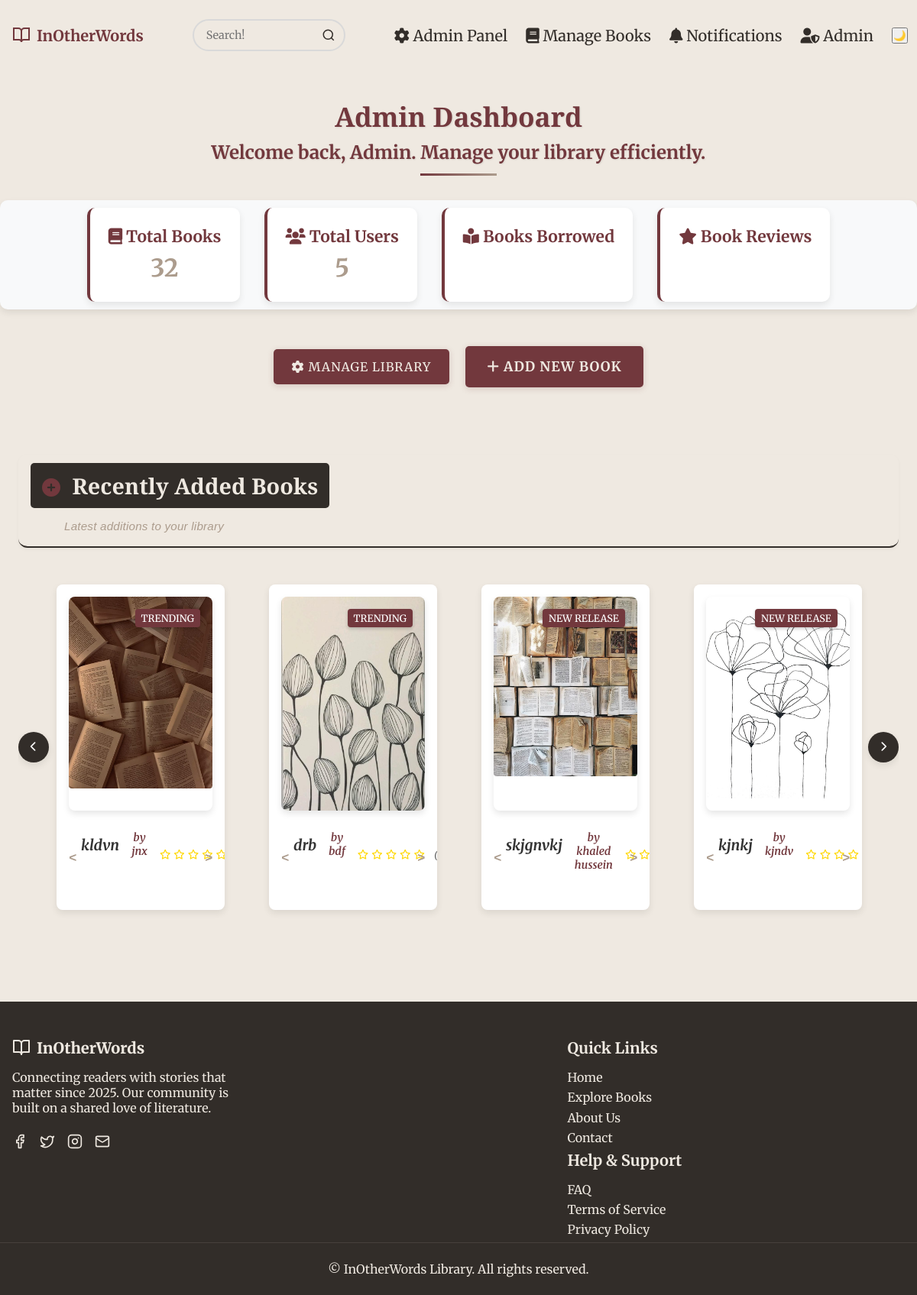
Page /library-admin/books/ (signed in) on the committed database.
### books/models.py (models this page shows, shortened)
class Book(models.Model):
    BADGE_CHOICES = [
        ('new', 'New Release'),
        ('trending', 'Trending'),
        ('bestseller', 'Bestseller'),
        ('sale', 'On Sale'),
    ]
    title = models.CharField(max_length=200)
    author = models.CharField(max_length=200)
    description = models.TextField()
    isbn = models.CharField(max_length=13, unique=True, null=True, blank=True)
    price = models.DecimalField(max_digits=10, decimal_places=2, default=Decimal('0.00'))
    stock = models.IntegerField(default=0)
    image = models.ImageField(upload_to='books/', null=True, blank=True)
    created_at = models.DateTimeField(auto_now_add=True)
    updated_at = models.DateTimeField(auto_now=True, null=True)
    badge = models.CharField(max_length=20, choices=BADGE_CHOICES, null=True, blank=True)
    genres = models.ManyToManyField(Genre, related_name='books')
    total_borrows = models.IntegerField(default=0)
    average_rating = models.FloatField(default=0.0)

### books/views.py (the view, shortened to what this page needs)
# urls.py: path('', views.admin_book_management, name='admin_book_management'),  # Changed to be the main admin view
@login_required
@user_passes_test(is_admin)
def admin_book_management(request):
    all_books = Book.objects.all()
    new_releases = all_books.filter(badge='new-release')[:10]
    trending_books = all_books.filter(badge='trending')[:10]
    bestsellers = all_books.filter(badge='bestseller')[:10]
    coming_soon = all_books.filter(badge='coming-soon')[:10]
    highly_rated = all_books.filter(average_rating__gte=4.5).order_by('-average_rating')[:10]
    fiction_books = all_books.filter(genres__name='Fiction').distinct()[:10]
    fantasy_books = all_books.filter(genres__name='Fantasy').distinct()[:10]
    thriller_books = all_books.filter(genres__name='Thriller').distinct()[:10]
    total_books = all_books.count()
    borrowed_count = BorrowedBook.objects.filter(return_date__isnull=True).count()
    total_users = User.objects.filter(is_staff=False).count()
    recent_additions = all_books.order_by('-created_at')[:5]
    recent_borrows = BorrowedBook.objects.filter(is_returned=False).order_by('-borrow_date')[:5]
    recent_returns = BorrowedBook.objects.filter(is_returned=True).order_by('-return_date')[:5]
    notifications = Notification.objects.filter(
        Q(recipient=request.user) | Q(recipient__isnull=True, notification_type='global')
    ).order_by('-created_at')[:10]
    try:
        import os
        import re
        from django.conf import settings
        data_js_path = os.path.join(settings.BASE_DIR, 'Static', 'js', 'data.js')
    except Exception as e:
        print(f"Error loading book cover paths: {str(e)}")
    context = {
        'total_books': total_books,
        'borrowed_count': borrowed_count,
        'total_users': total_users,
        'recent_additions': recent_additions,
        'recent_borrows': recent_borrows,
        'recent_returns': recent_returns,
        'new_releases': new_releases,
        'trending_books': trending_books,
        'bestsellers': bestsellers,
        'coming_soon': coming_soon,
        'highly_rated': highly_rated,
        'fiction_books': fiction_books,
        'fantasy_books': fantasy_books,
        'thriller_books': thriller_books,
        'all_books': all_books[:20],  # Limit to first 20 books for performance
        'notifications': notifications,
    }
    return render(request, 'HomePage-admin.html', context)

### books/views.py (called while the page is built)
def is_admin(user):
    return user.is_staff

### Templates/HomePage-admin.html (shortened to what this page needs)
{% load static %}<!DOCTYPE html><html lang="en">  <head>    <link rel="stylesheet" href="{% static 'css/HomePage-admin.css' %}" />    <link rel="stylesheet" href="{% static 'css/Navbar_Footer.css' %}" />    <link rel="stylesheet" href="{% static 'css/notifications.css' %}" />    <link rel="stylesheet" href="{% static 'css/book-card.css' %}" />    <link      rel="stylesheet"      href="https://cdnjs.cloudflare.com/ajax/libs/font-awesome/6.0.0/css/all.min.css"    />      </head>  <body>    <div id="data-book" data-books=""></div>    <div id="results"></div>
    <nav class="navbar">
      <div class="nav-container">
        <div class="nav-logo">
          <svg
            width="24"
            height="24"
            viewBox="0 0 24 24"
            fill="none"
            stroke="currentColor"
            stroke-width="2"
          >
            <path d="M2 3h6a4 4 0 0 1 4 4v14a3 3 0 0 0-3-3H2z"></path>
            <path d="M22 3h-6a4 4 0 0 0-4 4v14a3 3 0 0 1 3-3h7z"></path>
          </svg>
          <span>InOtherWords</span>
        </div>
        <div class="nav-search">
          <form id="searchForm">
            <input
              id="searchBar"
              type="text"
              placeholder="Search!"
              aria-label="Search books"
            />
            <button type="submit" aria-label="Search">
              <svg
                width="18"
                height="18"
                viewBox="0 0 24 24"
                fill="none"
                stroke="currentColor"
                stroke-width="2"
              >
                <circle cx="11" cy="11" r="8"></circle>
                <path d="M21 21l-4.35-4.35"></path>
              </svg>
            </button>
          </form>
        </div>
        <div class="nav-menu">
          <div class="dropdown">
            <a href="{% url 'admin:index' %}" class="nav-link">
              <i class="fas fa-cog"></i> Admin Panel
            </a>
          </div>
          <div class="dropdown">
            <a href="{% url 'books_admin:list_books' %}" class="nav-link">
              <i class="fas fa-book"></i> Manage Books
            </a>
          </div>
          <div class="dropdown">
            <a href="{% url 'admin-notifications' %}" class="nav-link">
              <i class="fas fa-bell"></i> Notifications
            </a>
          </div>
          <div class="dropdown">
            <a href="{% url 'profile' %}" class="nav-link">
              <i class="fas fa-user-shield"></i> {{ user.first_name|default:user.username|title }}
            </a>
          </div>
          <button id="theme" aria-label="Toggle theme">🌙</button>
        </div>
      </div>
    </nav>
    <main class="main-content">
      <div class="container">
        <center>
          <h1>
            Admin Dashboard
            <span style="display: block; font-size: 1.5rem; margin-top: 0.5rem;">Welcome back, {{ user.first_name|default:user.username|title }}. Manage your library efficiently.</span>
          </h1>
        </center>
        <div class="dashboard-stats">
          <div class="stat-card">
            <h3><i class="fas fa-book"></i> Total Books</h3>
            <div class="stat-number">{{ total_books }}</div>
          </div>
          <div class="stat-card">
            <h3><i class="fas fa-users"></i> Total Users</h3>
            <div class="stat-number">{{ total_users }}</div>
          </div>
          <div class="stat-card">
            <h3><i class="fas fa-book-reader"></i> Books Borrowed</h3>
          </div>
          <div class="stat-card">
            <h3><i class="fas fa-star"></i> Book Reviews</h3>
          </div>
        </div>
        <center style="margin: 2rem 0;">
          <a href="{% url 'books_admin:list_books' %}" class="manage-books-btn">
            <i class="fas fa-cog"></i> Manage Library
          </a>
          <a href="/library-admin/books/add/" class="manage-books-btn add-book" style="margin-left: 1rem; font-weight: bold; font-size: 1.1rem; padding: 1rem 1.8rem;">
            <i class="fas fa-plus"></i> Add New Book
          </a>
        </center>
      </div>
      <div id="book-carousels-container">
        <div class="section-wrapper">
          <div class="section-header">
            <h2><i class="fas fa-plus-circle"></i> Recently Added Books</h2>
            <p class="section-subtitle">Latest additions to your library</p>
          </div>
          {% if recent_additions %}
          <div class="book-carousel">
            <button class="carousel-nav prev" aria-label="Previous"><i class="fas fa-chevron-left"></i></button>
            <div class="carousel-track">
              {% for book in recent_additions %}
                {% include 'includes/book_card.html' with book=book show_admin_actions=True %}
              {% endfor %}
            </div>
            <button class="carousel-nav next" aria-label="Next"><i class="fas fa-chevron-right"></i></button>
          </div>
          {% else %}
          <div class="no-books-message">
            <p>No books have been added yet.</p>
          </div>
          {% endif %}
        </div>
      </div>
    </main>
    <footer class="footer">
      <div class="footer-content">
        <div class="footer-brand">
          <div class="footer-logo">
            <svg width="24" height="24" viewBox="0 0 24 24" fill="none" stroke="currentColor" stroke-width="2" stroke-linecap="round" stroke-linejoin="round">
              <path d="M2 3h6a4 4 0 0 1 4 4v14a3 3 0 0 0-3-3H2z"></path>
              <path d="M22 3h-6a4 4 0 0 0-4 4v14a3 3 0 0 1 3-3h7z"></path>
            </svg>
            <span>InOtherWords</span>
          </div>
          <p>Connecting readers with stories that matter since <span class="current-year">2025</span>. Our community is built on a shared love of literature.</p>
          <div class="social-links">
            <a href="#" aria-label="Facebook">
              <svg width="20" height="20" viewBox="0 0 24 24" fill="none" stroke="currentColor" stroke-width="2" stroke-linecap="round" stroke-linejoin="round">
                <path d="M18 2h-3a5 5 0 0 0-5 5v3H7v4h3v8h4v-8h3l1-4h-4V7a1 1 0 0 1 1-1h3z"></path>
              </svg>
            </a>
            <a href="#" aria-label="Twitter">
              <svg width="20" height="20" viewBox="0 0 24 24" fill="none" stroke="currentColor" stroke-width="2" stroke-linecap="round" stroke-linejoin="round">
                <path d="M22 4s-.7 2.1-2 3.4c1.6 10-9.4 17.3-18 11.6 2.2.1 4.4-.6 6-2C3 15.5.5 9.6 3 5c2.2 2.6 5.6 4.1 9 4-.9-4.2 4-6.6 7-3.8 1.1 0 3-1.2 3-1.2z"></path>
              </svg>
            </a>
            <a href="#" aria-label="Instagram">
            </a>
            <a href="#" aria-label="Email">
              <svg width="20" height="20" viewBox="0 0 24 24" fill="none" stroke="currentColor" stroke-width="2" stroke-linecap="round" stroke-linejoin="round">
                <rect width="20" height="16" x="2" y="4" rx="2"></rect>
                <path d="m22 7-8.97 5.7a1.94 1.94 0 0 1-2.06 0L2 7"></path>
              </svg>
            </a>
          </div>
        </div>
        <div class="footer-links">
          <div class="footer-section">
            <h3>Quick Links</h3>
            <ul>
              <li><a href="{% url 'home' %}">Home</a></li>
              <li><a href="{% url 'books_admin:list_books' %}">Explore Books</a></li>
              <li><a href="{% url 'about' %}">About Us</a></li>
              <li><a href="#">Contact</a></li>
            </ul>
          </div>
          <div class="footer-section">
            <h3>Help & Support</h3>
            <ul>
              <li><a href="{% url 'faq' %}">FAQ</a></li>
              <li><a href="{% url 'terms' %}">Terms of Service</a></li>
              <li><a href="{% url 'privacy' %}">Privacy Policy</a></li>
            </ul>
          </div>
        </div>
      </div>
      <div class="footer-bottom">
        <p>&copy;  InOtherWords Library. All rights reserved.</p>
      </div>
    </footer>
  </body>
</html>

### Templates/includes/book_card.html (shortened to what this page needs)
{% load static %}
<div class="carousel-item">
    <div class="book-card">
        <a href="{% if show_admin_actions %}{% url 'books_admin:book_detail' book.id %}{% else %}{% url 'book_detail' book.id %}{% endif %}" class="book-link">
            <div class="book-cover-container">
                {% if book.image %}
                    <img src="{{ book.image.url }}" alt="{{ book.title }}" class="book-cover">
                {% elif book.cover_path %}
                    <img src="{% static book.cover_path %}" alt="{{ book.title }}" class="book-cover" onerror="this.onerror=null; this.src='{% static 'images/books/default-cover.jpg' %}';">
                {% else %}
                    <img src="{% static 'images/books/default-cover.jpg' %}" alt="{{ book.title }}" class="book-cover">
                {% endif %}
                {% if book.badge %}
                    <span class="book-badge badge-{{ book.badge }}">{{ book.get_badge_display }}</span>
                {% endif %}
            </div>
        </a>
        <div class="book-info">
            <h3 class="book-title">{{ book.title }}</h3>
            <p class="book-author">by {{ book.author }}</p>
            <div class="book-rating">
                {% for i in "12345"|make_list %}
                    {% if forloop.counter <= book.average_rating|floatformat:"0" %}
                        <i class="fas fa-star"></i>
                    {% else %}
                        <i class="far fa-star"></i>
                    {% endif %}
                {% endfor %}
                <span class="rating-count">({{ book.reviews.count }})</span>
            </div>
        </div>
    </div>
</div>

### Static/css/Navbar_Footer.css (style rules this page uses)
body { margin: 0; padding: 0; overflow-x: hidden; width: 100%; min-height: 100vh; box-sizing: border-box; }
:root { --dark-brown: #322d29; --brand-red: #72383d; --warm-taupe: #ac9c8d; --light-gray: #d9d9d9; --cream: #efe9e1; }
.navbar { position: fixed; top: 0; left: 0; right: 0; z-index: 1000; padding: 1rem 0; font-size: 20px; background: transparent !important; transition: all 0.3s ease; }
.nav-container { max-width: 1280px; margin: 0 auto; padding: 0 1rem; display: flex; align-items: center; height: 60px; gap: 2rem; }
.nav-logo { display: flex; align-items: center; gap: 0.5rem; color: var(--brand-red); font-family: 'Playfair Display', serif; font-weight: 700; font-size: 1.25rem; white-space: nowrap; flex-shrink: 0; }
.nav-menu { display: flex; align-items: center; gap: 1.5rem; white-space: nowrap; flex-shrink: 0; margin-left: auto; }
.nav-link { color: var(--dark-brown); text-decoration: none; transition: all 0.3s ease; white-space: nowrap; }
.nav-search { flex: 1; min-width: 200px; max-width: 800px; margin: 0 2rem; position: relative; }
.nav-search form { width: 100%; display: flex; align-items: center; }
.nav-search input { width: 100%; padding: 0.6rem 1rem; padding-right: 2.5rem; border: 2px solid var(--light-gray); border-radius: 2rem; background: var(--cream); font-size: 0.9rem; transition: all 0.3s ease; }
.nav-search button { position: absolute; right: 0.8rem; background: none; border: none; padding: 0; cursor: pointer; color: var(--dark-brown); display: flex; align-items: center; justify-content: center; height: 100%; }
.footer { background-color: var(--dark-brown); color: var(--cream); width: 100vw; margin: 0; padding: 3rem 0 0; position: relative; left: 50%; right: 50%; margin-left: -50vw; margin-right: -50vw; box-sizing: border-box; }
.footer-content { max-width: 1200px; margin: 0 auto; padding: 0 1rem; display: grid; grid-template-columns: 1.5fr 1fr; gap: 4rem; box-sizing: border-box; }
.footer-brand { max-width: 300px; }
.footer-logo { display: flex; align-items: center; gap: 0.5rem; margin-bottom: 1rem; color: var(--cream); font-family: 'Playfair Display', serif; font-weight: 800; font-size: 1.25rem; }
.social-links { display: flex; flex-wrap: wrap; gap: 1rem; margin-top: 1.5rem; }
.social-links a { color: var(--cream); transition: var(--transition); }
.footer-section h3 { margin-bottom: 1rem; font-size: 1.25rem; }
.footer-section ul { list-style: none; }
.footer-section ul li { margin-bottom: 0.4rem; }
.footer-section a { color: var(--cream); text-decoration: none; transition: var(--transition); }
.footer-bottom { width: 100%; margin: 0; padding: 1.5rem 0; text-align: center; border-top: 1px solid rgba(239, 233, 225, 0.1); background-color: var(--dark-brown); }
.dropdown { position: relative; display: inline-block; }
.dropdown::after { content: ''; position: absolute; height: 20px; width: 100%; bottom: -20px; left: 0; }

### Static/css/notifications.css (style rules this page uses)
:root { --dark-brown: #322d29; --brand-red: #72383d; --warm-taupe: #ac9c8d; --light-gray: #d9d9d9; --cream: #efe9e1; }
.book-info { display: flex; gap: 1rem; }
.book-author { color: var(--warm-taupe); margin: 0 0 0.5rem 0; font-size: 0.9rem; }
.nav-link { position: relative; }

### rows in the picture
Book: image (picture), badge "TRENDING", title "kldvn", author "jnx", average_rating 0 (drawn)
Book: image (picture), badge "TRENDING", title "drb", author "bdf", average_rating 0 (drawn)
Book: image (picture), badge "NEW RELEASE", title "skjgnvkj", author "khaled hussein", average_rating 0 (drawn)
Book: image (picture), badge "NEW RELEASE", title "kjnkj", author "kjndv", average_rating 0 (drawn)

### other values in the picture
{{ user.first_name|default:user.username|title }} "Admin"
{{ total_books }} "32"
{{ total_users }} "5"
